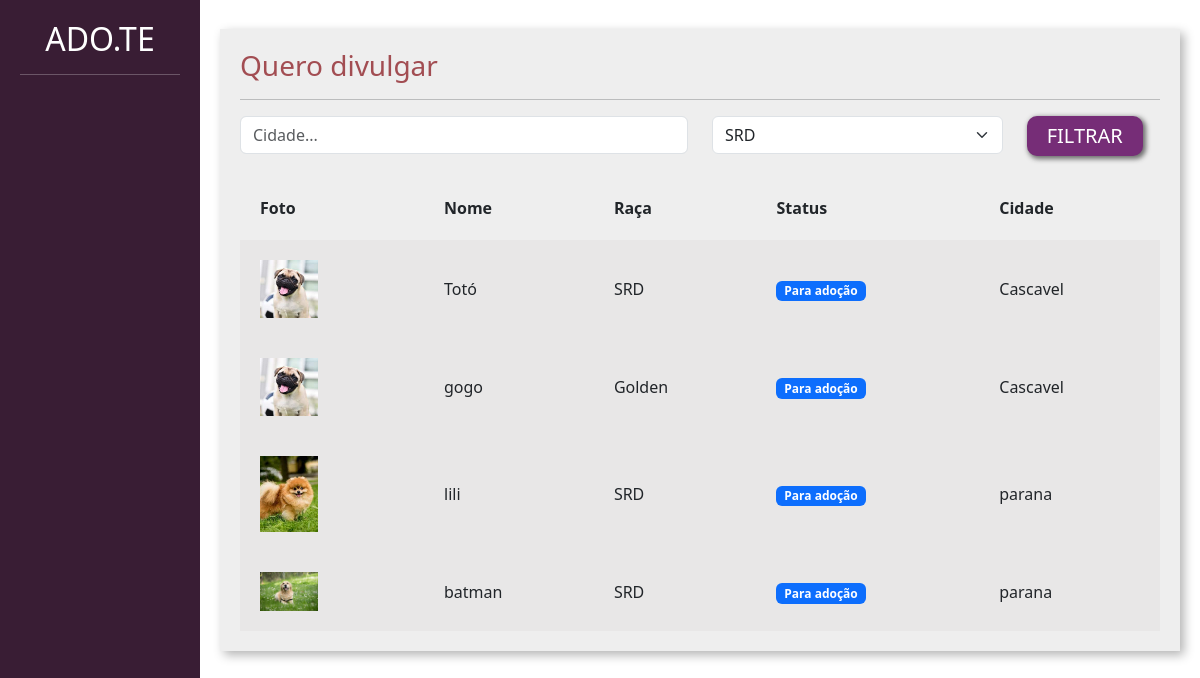
Screenshot of /adotar/ with the database file from the repository.
### divulgar/models.py (models this page shows, shortened)
class Pet(models.Model):
    choices_status = (('P', 'Para adoção'), ('A', 'Adotado'))
    usuario = models.ForeignKey(User, on_delete=models.DO_NOTHING)
    foto = models.ImageField(upload_to="fotos_pets")
    nome = models.CharField(max_length=100)
    descricao = models.TextField()
    estado = models.CharField(max_length=50)
    cidade = models.CharField(max_length=50)
    telefone = models.CharField(max_length=14)
    tags = models.ManyToManyField(Tag)
    raca = models.ForeignKey(Raca,on_delete=models.DO_NOTHING)
    status = models.CharField(max_length=1, choices=choices_status, default='P')

class Raca(models.Model):
    raca = models.CharField(max_length=50)
    def __str__(self) -> str:
        return self.raca

### adotar/views.py (the view)
# urls.py: path('', views.listar_pets, name="listar_pets"),
def listar_pets(request):
    if request.method == "GET":
        pets = Pet.objects.filter(status='P')
        racas = Raca.objects.all()
        cidade = request.GET.get('cidade')
        raca_filter = request.GET.get('raca')
        if cidade:
            pets = pets.filter(cidade__icontains=cidade)
        if raca_filter:
            pets = pets.filter(raca__id=raca_filter)
            raca_filter = Raca.objects.get(id=raca_filter)
        return render(request, 'listar_pets.html', {'pets': pets, 'racas': racas, 'cidade':cidade, 'raca_filter':raca_filter})

### adotar/templates/listar_pets.html (shortened to what this page needs)
{% load static %}
<!doctype html>
<html lang="pt-BR">
    <head>
    <link href="https://cdn.jsdelivr.net/npm/bootstrap@5.3.0-alpha1/dist/css/bootstrap.min.css" rel="stylesheet">
    <link href="{% static 'usuarios/css/cadastro.css' %}" rel="stylesheet">
    <link href="{% static 'divulgar/css/novo_pet.css' %}" rel="stylesheet">
    <link href="{% static 'divulgar/css/seus_pet.css' %}" rel="stylesheet">
    <link href="{% static 'adotar/css/listar_pets.css' %}" rel="stylesheet">
    </head>
    <body>
        <div class="container-fluid">
            <div class="row">
                <div class="col-md-2 bg-side sidebar">
                    <h2>ADO.TE</h2>
                    <hr>
                </div>
                <div class="col-md">
                    <div class="wrapper">
                        <div class="box width80">
                            <h3 class="font-vinho">Quero divulgar</h3>
                            <hr>
                            <form action="{% url 'listar_pets'%}" method="GET">
                                <div class="row">
                                    <div class="col-md-6">
                                        <input type="text" placeholder="Cidade..." value="{% if cidade  %}{{cidade}} {% endif %}" name="cidade" class="form-control">
                                    </div>
                                    <div class="col-md-4">
                                        <select class="form-select" name="raca">
                                            {% for raca in racas %}
                                                    <option {% if raca_filter.id == raca.id %} selected {% endif %} value="{{raca.id}}">{{raca}}</option>
                                            {% endfor%}
                                        </select>
                                    </div>
                                    <div class="col-md-2">
                                        <input type="submit" class="btn-custom-secondary" value="FILTRAR">
                                    </div>
                                </div>
                            </form>
                             <table class="tabela" cellpadding="20">
                                <tr>
                                    <th>Foto</th>
                                    <th>Nome</th>
                                    <th>Raça</th>
                                    <th>Status</th>
                                    <th>Cidade</th>
                                </tr>
                                {% for pet in pets%}
                                    <tr class="tabela-linha">
                                        <td width="20%">
                                            <a href="{% url 'ver_pet' pet.id %}"><img width="40%" src="{{pet.foto.url}}"></a>
                                        </td>
                                        <td>
                                            {{pet.nome}}
                                        </td>
                                        <td>
                                            {{pet.raca}}
                                        </td>
                                        <td>
                                            {% if pet.status == "P" %}
                                                <span class="badge text-bg-primary">Para adoção</span>
                                            {% elif pet.status == "A" %}
                                                <span class="badge text-bg-success">Adotado</span>
                                            {% endif%}
                                        </td>
                                        <td>
                                            {{pet.cidade}}
                                        </td>
                                    </tr>
                                {% endfor %}
                            </table>
                        </div>
                    </div>
                </div>
            </div>
        </div>
    </body>
</html>

### templates/static/usuarios/css/cadastro.css (style rules this page uses)
.bg-side { background-color: #391D34; color: white; height: 100vh; }

### templates/static/divulgar/css/novo_pet.css (style rules this page uses)
.sidebar { text-align: center; padding: 20px; }
.wrapper { margin-top: 3%; display: flex; flex-direction: row; justify-content: center; align-items: center; }
.box { padding:20px; width: 50vw; background: rgb(238, 238, 238); box-shadow: 4px 4px 10px rgba(0,0,0,.3); }
.font-vinho { color: #A24D52; }

### templates/static/divulgar/css/seus_pet.css (style rules this page uses)
.width80 { width: 80vw; }
.tabela { width: 100%; margin-top: 20px; }
.tabela-linha { background-color: #e8e7e7; }

### templates/static/adotar/css/listar_pets.css (style rules this page uses)
.btn-custom-secondary { background-color: #762D77; border: none; box-shadow: 2px 2px 5px 1px rgb(108, 108, 108); color: white; font-size: 20px; padding: 5px 20px 5px 20px; border-radius: 10px; }

### rows the page displays
Pet: foto (picture), nome "Totó", raca "SRD", status "Para adoção", cidade "Cascavel"
Pet: foto (picture), nome "gogo", raca "Golden", status "Para adoção", cidade "Cascavel"
Pet: foto (picture), nome "lili", raca "SRD", status "Para adoção", cidade "parana"
Pet: foto (picture), nome "batman", raca "SRD", status "Para adoção", cidade "parana"

### other values shown
form field raca "SRD"
